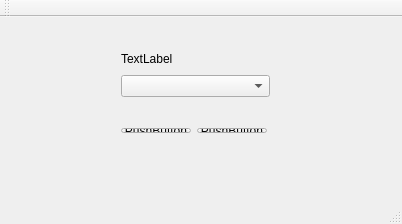
<?xml version="1.0" encoding="UTF-8"?>
<ui version="4.0">
 <class>MainWindow</class>
 <widget class="QMainWindow" name="MainWindow">
  <property name="geometry">
   <rect>
    <x>0</x>
    <y>0</y>
    <width>402</width>
    <height>224</height>
   </rect>
  </property>
  <property name="windowTitle">
   <string>EEG Scope Window</string>
  </property>
  <widget class="QWidget" name="centralWidget">
   <widget class="QWidget" name="gridLayoutWidget">
    <property name="geometry">
     <rect>
      <x>110</x>
      <y>20</y>
      <width>171</width>
      <height>71</height>
     </rect>
    </property>
    <layout class="QGridLayout" name="gridLayout_2">
     <item row="1" column="0">
      <widget class="QComboBox" name="port_combobox"/>
     </item>
     <item row="0" column="0">
      <widget class="QLabel" name="text_label">
       <property name="text">
        <string>TextLabel</string>
       </property>
      </widget>
     </item>
    </layout>
   </widget>
   <widget class="QWidget" name="gridLayoutWidget_2">
    <property name="geometry">
     <rect>
      <x>110</x>
      <y>100</y>
      <width>168</width>
      <height>27</height>
     </rect>
    </property>
    <layout class="QHBoxLayout" name="horizontalLayout_4">
     <item>
      <widget class="QPushButton" name="connect_button_2">
       <property name="text">
        <string>PushButton</string>
       </property>
      </widget>
     </item>
     <item>
      <widget class="QPushButton" name="refresh_button_2">
       <property name="text">
        <string>PushButton</string>
       </property>
      </widget>
     </item>
    </layout>
   </widget>
  </widget>
  <widget class="QMenuBar" name="menuBar">
   <property name="geometry">
    <rect>
     <x>0</x>
     <y>0</y>
     <width>402</width>
     <height>22</height>
    </rect>
   </property>
  </widget>
  <widget class="QToolBar" name="mainToolBar">
   <property name="windowTitle">
    <string>EEG Scope</string>
   </property>
   <attribute name="toolBarArea">
    <enum>TopToolBarArea</enum>
   </attribute>
   <attribute name="toolBarBreak">
    <bool>false</bool>
   </attribute>
  </widget>
  <widget class="QStatusBar" name="statusBar"/>
 </widget>
 <layoutdefault spacing="6" margin="11"/>
 <resources/>
 <connections/>
</ui>
